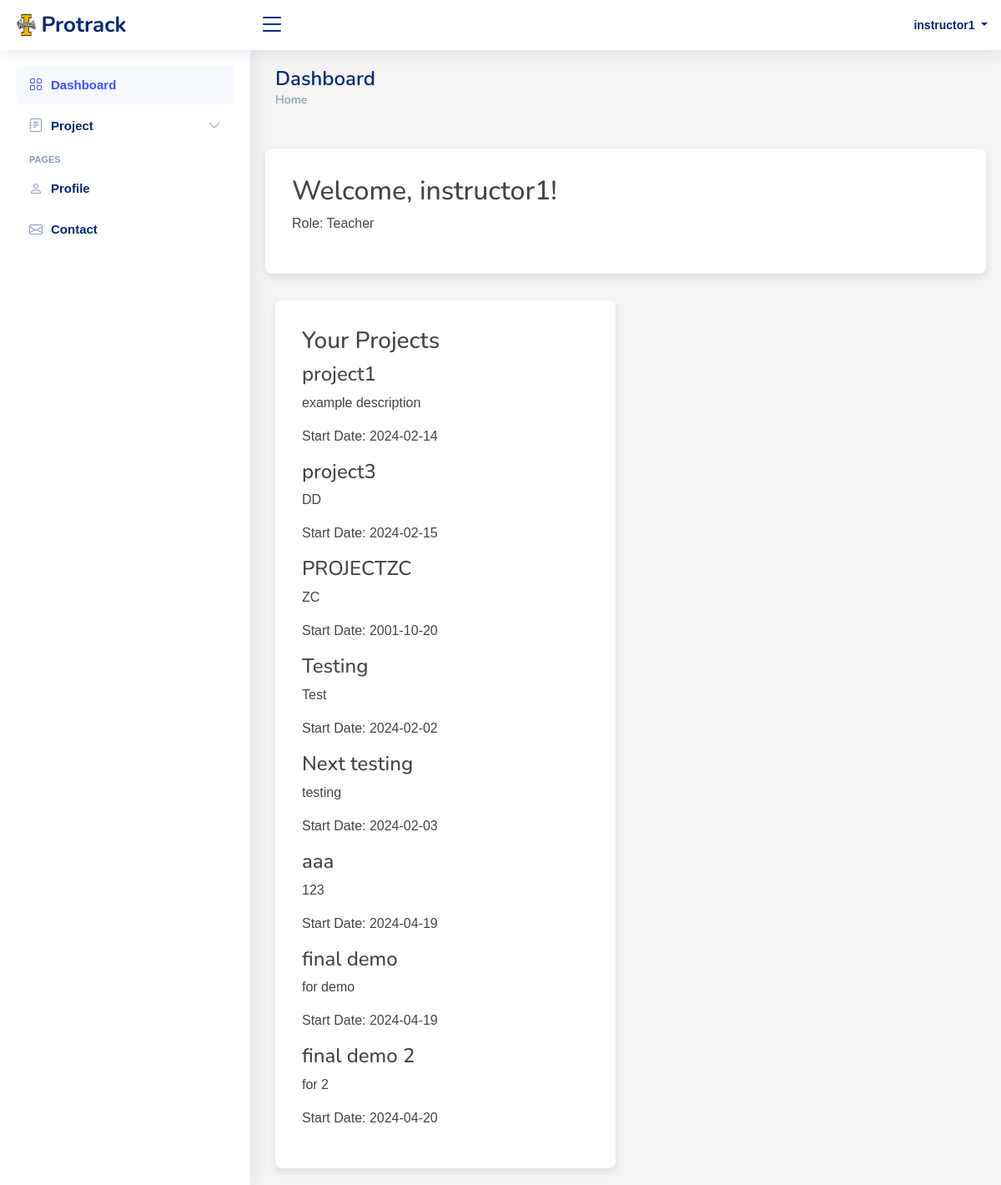
Screenshot of / (signed in) with the database file from the repository.
### app.py (models this page shows, shortened)
class User(UserMixin, db.Model):
    __tablename__ = 'users'
    id = db.Column(db.Integer, primary_key=True)
    username = db.Column(db.String(255), nullable=False)
    password = db.Column(db.String(255), nullable=False)
    email = db.Column(db.String(255), nullable=False, unique=True)
    role = db.Column(db.Enum('Student', 'Teacher'), nullable=False)
    profile = db.Column(db.String(255), nullable=False, default='profile.jpg')
    full_name = db.Column(db.String(255), nullable=True)
    description = db.Column(db.Text, nullable=True)
    reset_tokens = db.relationship('PasswordResetToken', back_populates='user')

class Project(db.Model):
    __tablename__ = 'projects'
    id = db.Column(db.Integer, primary_key=True)
    name = db.Column(db.String(255), nullable=False, unique=True)
    description = db.Column(db.Text)
    start_date = db.Column(db.Date, nullable=False)
    instructor_id = db.Column(db.Integer, db.ForeignKey('users.id'))
    instructor = db.relationship('User', foreign_keys=[instructor_id])
    tasks = db.relationship('Task', backref='project', lazy='dynamic')
    status = db.Column(db.Enum('In Progress', 'Completed'), default='In Progress', nullable=False)

### app.py (the view, shortened to what this page needs)
@app.route('/')
@login_required
def index():
    if current_user.role == 'Teacher':
        instructor_projects = Project.query.filter_by(instructor_id=current_user.id).all()
        return render_template('index_teacher.html', active_page='dashboard', projects=instructor_projects)

### app.py (called while the page is built)
@login_manager.user_loader
def load_user(user_id):
    return User.query.get(int(user_id))

### templates/index_teacher.html (shortened to what this page needs)
<!DOCTYPE html>
<html lang="en">
<head>
  <link href="https://maxcdn.bootstrapcdn.com/bootstrap/4.5.2/css/bootstrap.min.css" rel="stylesheet"/>
  <link href="{{ url_for('static', filename='assets/vendor/bootstrap/css/bootstrap.min.css') }}" rel="stylesheet">
  <link href="{{ url_for('static', filename='assets/vendor/bootstrap-icons/bootstrap-icons.css') }}" rel="stylesheet">
  <link href="{{ url_for('static', filename='assets/vendor/boxicons/css/boxicons.min.css') }}" rel="stylesheet">
  <link href="{{ url_for('static', filename='assets/vendor/quill/quill.snow.css') }}" rel="stylesheet">
  <link href="{{ url_for('static', filename='assets/vendor/quill/quill.bubble.css') }}" rel="stylesheet">
  <link href="{{ url_for('static', filename='assets/vendor/remixicon/remixicon.css') }}" rel="stylesheet">
  <link href="{{ url_for('static', filename='assets/vendor/simple-datatables/style.css') }}" rel="stylesheet">
  <link href="{{ url_for('static', filename='assets/css/style.css') }}" rel="stylesheet">
</head>
<body>
    {% include 'header.html' %}
    {% include 'sidebar.html' %}
  <main id="main" class="main">
    <div class="pagetitle">
      <h1>Dashboard</h1>
      <nav>
        <ol class="breadcrumb">
          <li class="breadcrumb-item active"><a href="{{ url_for('index') }}">Home</a></li>
        </ol>
      </nav>
    </div>
    <section class="section dashboard">
      <div class="row">
        <div class="user-info container">
          <h2>Welcome, {{ current_user.username }}!</h2>
          <p>Role: {{ current_user.role }}</p>
      </div>
        <div class="col-lg-6">
          <div class="project-info container">
              <h3>Your Projects</h3>
              <div id="projectDetails">
                {% for project in projects %}
                <div class="project">
                    <h4>{{ project.name }}</h4>
                    <p>{{ project.description }}</p>
                    <p>Start Date: {{ project.start_date.strftime('%Y-%m-%d') }}</p>
                </div>
                {% else %}
                <p>No projects found.</p>
                {% endfor %}
              </div>
          </div>
      </div>
    </div>
    </section>
  </main>
</body>
</html>

### templates/header.html (shortened to what this page needs)
<header id="header" class="header fixed-top d-flex align-items-center">
    <div class="d-flex align-items-center justify-content-between">
      <a href="{{ url_for('index') }}" class="logo d-flex align-items-center">
        <img src="{{ url_for('static', filename='assets/img/logo.png') }}" alt="">
        <span class="d-none d-lg-block">Protrack</span>
      </a>
      <i class="bi bi-list toggle-sidebar-btn"></i>
    </div>
    <nav class="header-nav ms-auto">
      <ul class="d-flex align-items-center">
        <li class="nav-item dropdown pe-3">
            <a class="nav-link nav-profile d-flex align-items-center pe-0" href="#" data-bs-toggle="dropdown">
              <span class="d-none d-md-block dropdown-toggle ps-2">
                {{ session.get('username') }}
              </span>
            </a>
        </li>
      </ul>
    </nav>
  </header>

### static/assets/css/style.css (style rules this page uses)
:root { scroll-behavior: smooth; }
body { font-family: "Open Sans", sans-serif; background: #f6f9ff; color: #444444; }
a { color: #4154f1; text-decoration: none; }
h1, h2, h3, h4, h5, h6 { font-family: "Nunito", sans-serif; }
#main { margin-top: 60px; padding: 20px 30px; transition: all 0.3s; }
.pagetitle { margin-bottom: 10px; }
.pagetitle h1 { font-size: 24px; margin-bottom: 0; font-weight: 600; color: #012970; }
.breadcrumb { font-size: 14px; font-family: "Nunito", sans-serif; color: #899bbd; font-weight: 600; }
.breadcrumb a { color: #899bbd; transition: 0.3s; }
.breadcrumb .breadcrumb-item::before { color: #899bbd; }
.breadcrumb .active { color: #51678f; font-weight: 600; }
.logo { line-height: 1; }
@media (min-width: 1200px) { .logo { width: 280px; } }
.logo img { max-height: 26px; margin-right: 6px; }
.logo span { font-size: 26px; font-weight: 700; color: #012970; font-family: "Nunito", sans-serif; }
.header { transition: all 0.5s; z-index: 997; height: 60px; box-shadow: 0px 2px 20px rgba(1, 41, 112, 0.1); background-color: #fff; padding-left: 20px; }
.header .toggle-sidebar-btn { font-size: 32px; padding-left: 10px; cursor: pointer; color: #012970; }
.header-nav ul { list-style: none; }
.header-nav>ul { margin: 0; padding: 0; }
.header-nav .nav-profile { color: #012970; }
.header-nav .nav-profile span { font-size: 14px; font-weight: 600; }
@media (min-width: 1200px) { #main, #footer { margin-left: 300px; } }

### templates/index_teacher.html (style rules this page uses)
body { font-family: 'Arial', sans-serif; background-color: #f4f4f4; }
header { background-color: #343a40; text-align: center; padding: 1rem 0; }
.container { margin-top: 2rem; background-color: #fff; padding: 2rem; border-radius: 8px; box-shadow: 0 4px 8px rgba(0, 0, 0, 0.1); }

### rows the page displays
User: get "instructor1", username "instructor1", role "Teacher"
Project: name "project1", description "example description", start_date "2024-02-14"
Project: name "project3", description "DD", start_date "2024-02-15"
Project: name "PROJECTZC", description "ZC", start_date "2001-10-20"
Project: name "Testing", description "Test", start_date "2024-02-02"
Project: name "Next testing", description "testing", start_date "2024-02-03"
Project: name "aaa", description "123", start_date "2024-04-19"
Project: name "final demo", description "for demo", start_date "2024-04-19"
Project: name "final demo 2", description "for 2", start_date "2024-04-20"
